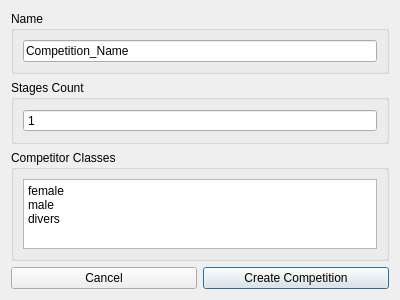
<?xml version="1.0" encoding="UTF-8"?>
<ui version="4.0">
 <class>NCM_Competition</class>
 <widget class="QDialog" name="NCM_Competition">
  <property name="geometry">
   <rect>
    <x>0</x>
    <y>0</y>
    <width>400</width>
    <height>269</height>
   </rect>
  </property>
  <property name="windowTitle">
   <string>Dialog</string>
  </property>
  <layout class="QGridLayout" name="gridLayout">
   <item row="3" column="1">
    <widget class="QPushButton" name="pushButton_Create">
     <property name="text">
      <string>Create Competition</string>
     </property>
    </widget>
   </item>
   <item row="3" column="0">
    <widget class="QPushButton" name="pushButton_Cancel">
     <property name="text">
      <string>Cancel</string>
     </property>
    </widget>
   </item>
   <item row="2" column="0" colspan="2">
    <widget class="QGroupBox" name="groupBox_2">
     <property name="title">
      <string>Competitor Classes</string>
     </property>
     <layout class="QGridLayout" name="gridLayout_3">
      <item row="0" column="0">
       <widget class="QPlainTextEdit" name="plainTextEdit_CompetitorCalsses">
        <property name="plainText">
         <string>female
male
divers</string>
        </property>
       </widget>
      </item>
     </layout>
    </widget>
   </item>
   <item row="1" column="0" colspan="2">
    <widget class="QGroupBox" name="groupBox">
     <property name="sizePolicy">
      <sizepolicy hsizetype="Preferred" vsizetype="Maximum">
       <horstretch>0</horstretch>
       <verstretch>0</verstretch>
      </sizepolicy>
     </property>
     <property name="title">
      <string>Stages Count</string>
     </property>
     <layout class="QGridLayout" name="gridLayout_2">
      <item row="0" column="0">
       <widget class="QSpinBox" name="spinBox_StageCount">
        <property name="buttonSymbols">
         <enum>QAbstractSpinBox::NoButtons</enum>
        </property>
        <property name="minimum">
         <number>1</number>
        </property>
        <property name="maximum">
         <number>100</number>
        </property>
       </widget>
      </item>
     </layout>
    </widget>
   </item>
   <item row="0" column="0" colspan="2">
    <widget class="QGroupBox" name="groupBox_3">
     <property name="title">
      <string>Name</string>
     </property>
     <layout class="QGridLayout" name="gridLayout_4">
      <item row="0" column="0">
       <widget class="QLineEdit" name="lineEdit_CompetitionName">
        <property name="text">
         <string>Competition_Name</string>
        </property>
       </widget>
      </item>
     </layout>
    </widget>
   </item>
  </layout>
 </widget>
 <resources/>
 <connections/>
</ui>
